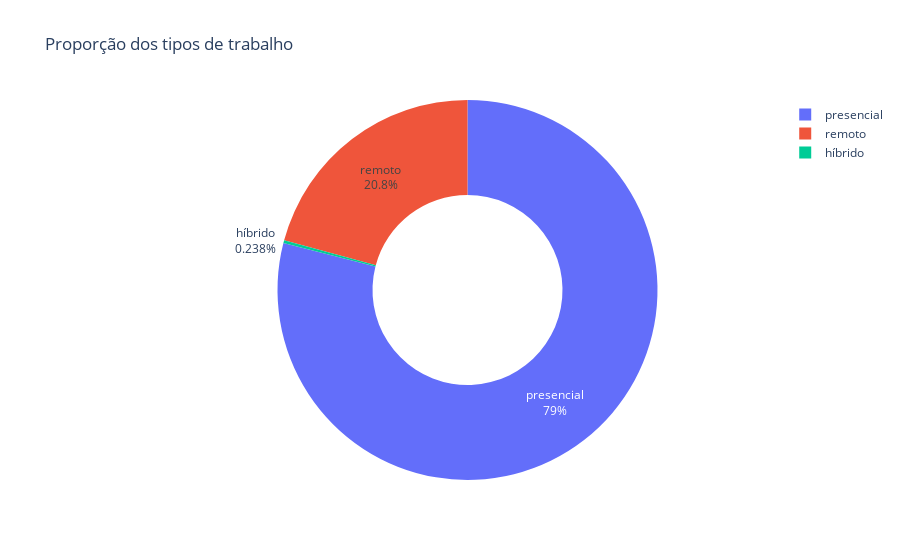

This figure's notebook cell:
### Code cell
remoto_contagem = df['regime_trabalho'].value_counts().reset_index()
remoto_contagem.columns = ['tipo_trabalho', 'quantidade']

fig = px.pie(remoto_contagem,
             names='tipo_trabalho',
             values='quantidade',
             title='Proporção dos tipos de trabalho',
             hole=0.5
          )
fig.update_traces(textinfo='percent+label')
fig.show()

### Figure 1 — Plotly figure (JSON) as saved in the notebook; plotly's stock layout.template omitted (floating-point values rounded to 4 significant figures)
{"data": [{"domain": {"x": [0.0, 1.0], "y": [0.0, 1.0]}, "hole": 0.5, "hovertemplate": "tipo_trabalho=%{label}<br>quantidade=%{value}<extra></extra>", "labels": ["presencial", "remoto", "híbrido"], "legendgroup": "", "name": "", "showlegend": true, "values": [105305, 27716, 318], "type": "pie", "textinfo": "percent+label"}], "layout": {"legend": {"tracegroupgap": 0}, "title": {"text": "Proporção dos tipos de trabalho"}}}
